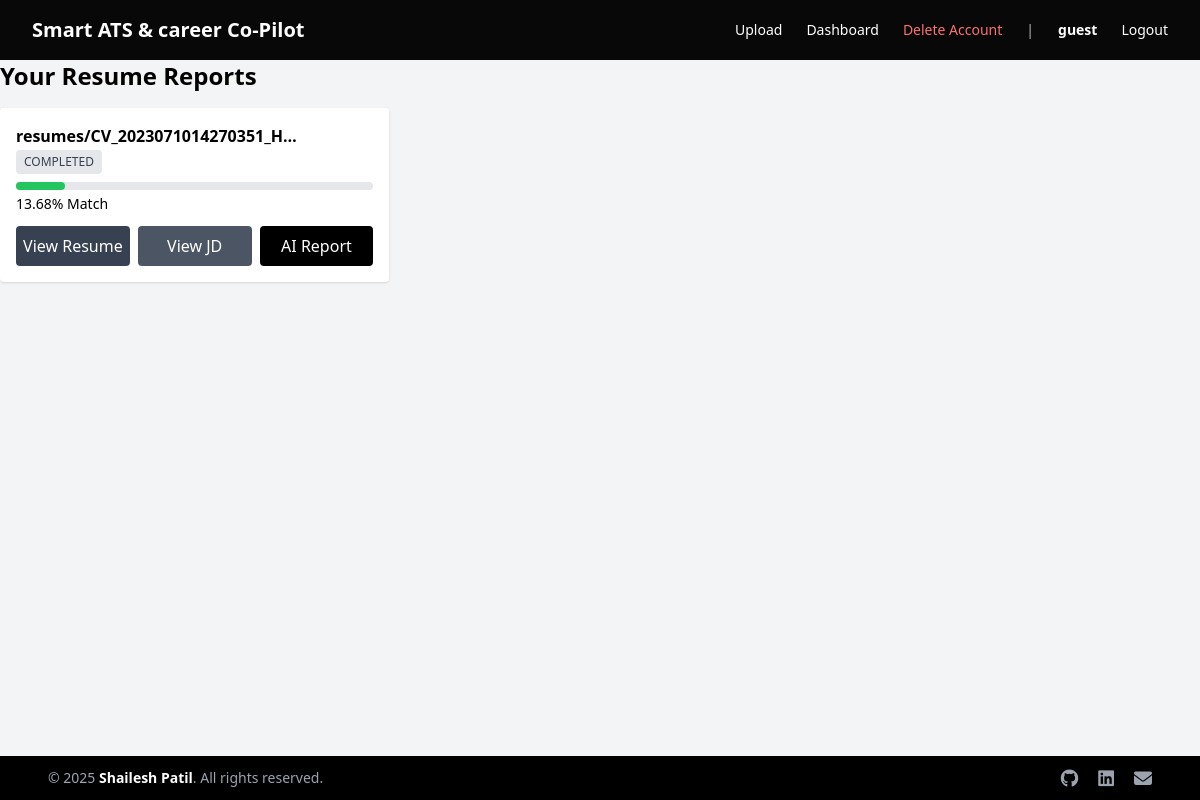
Screenshot of /upload/dashboard/ (signed in) with the database file from the repository.
### uploads/models.py (models this page shows)
class ResumeUpload(models.Model):
    STATUS_CHOICES = [
        ('PENDING', 'Pending'),
        ('PROCESSING', 'Processing'),
        ('COMPLETED', 'Completed'),
        ('FAILED', 'Failed'),
    ]
    user = models.ForeignKey(settings.AUTH_USER_MODEL, on_delete=models.CASCADE, null=True, blank=True)
    resume_file = models.FileField(upload_to='resumes/')
    job_description = models.TextField()
    extracted_text = models.TextField(blank=True, null=True)
    ats_score = models.FloatField(null=True, blank=True)
    status = models.CharField(max_length=20, choices=STATUS_CHOICES, default='PENDING')
    created_at = models.DateTimeField(auto_now_add=True)
    missing_keywords = models.TextField(null=True, blank=True)
    ai_suggestions = models.TextField(null=True, blank=True)

### uploads/views.py (the view)
# urls.py: path('dashboard/', dashboard, name='dashboard'),
@login_required
def dashboard(request):
    records = ResumeUpload.objects.filter(user=request.user).order_by('-created_at')
    return render(request, 'uploads/dashboard.html', {'records': records})

### templates/uploads/dashboard.html (shortened to what this page needs)
{% extends 'base.html' %}
{% block content %}
<h2 class="text-2xl font-bold mb-4">Your Resume Reports</h2>
<div class="grid grid-cols-1 md:grid-cols-2 lg:grid-cols-3 gap-4">
{% for r in records %}
<div class="bg-white p-4 rounded shadow">
  <p class="font-semibold">{{ r.resume_file.name|truncatechars:30 }}</p>
  <span id="status-{{ r.id }}" data-poll="{{ r.id }}"
        class="inline-block px-2 py-1 text-xs rounded bg-gray-200 text-gray-700">
    {{ r.status }}
  </span>
  <div class="mt-2">
    <div class="h-2 bg-gray-200 rounded">
      <div id="bar-{{ r.id }}" class="h-2 bg-green-500 rounded"
           style="width:{{ r.ats_score|floatformat:2|default:'0.00' }}%">
      </div>
    </div>
    <p class="text-sm mt-1">
      <span id="score-{{ r.id }}">{{ r.ats_score|floatformat:2|default:'0.00' }}</span>% Match
    </p>
  </div>
  <div class="grid grid-cols-3 gap-2 mt-3">
    <a href="{{ r.resume_file.url }}" target="_blank"
       class="bg-gray-700 text-white py-2 rounded text-center hover:bg-black">
       View Resume
    </a>
    <button onclick="openJD('{{ r.id }}')"
            class="bg-gray-600 text-white py-2 rounded hover:bg-black">
        View JD
    </button>
    <a href="/upload/report/{{ r.id }}/"
       class="bg-black text-white py-2 rounded text-center hover:bg-gray-800">
       AI Report
    </a>
  </div>
</div>
{% endfor %}
</div>
{% endblock %}

### templates/base.html (shortened to what this page needs)
<!DOCTYPE html>
<html lang="en">
<head>
    <script src="https://cdn.tailwindcss.com"></script>
    <link rel="stylesheet"
      href="https://cdnjs.cloudflare.com/ajax/libs/font-awesome/6.5.0/css/all.min.css">
</head>
<body class="bg-gray-100">
<div class="min-h-screen flex flex-col">
    <nav class="bg-[#080808] text-white px-8 py-4 flex justify-between items-center">
        <a href="/" class="text-xl font-bold">Smart ATS & career Co-Pilot</a>
        {% if user.is_authenticated %}
        <div class="space-x-6 text-sm flex items-center">
            <a href="{% url 'upload_resume' %}" class="hover:text-gray-300">Upload</a>
            <a href="{% url 'dashboard' %}" class="hover:text-gray-300">Dashboard</a>
            <a href="{% url 'delete_account' %}" class="text-red-400 hover:text-red-300">Delete Account</a>
            <span class="opacity-70">|</span>
            <span class="font-semibold">{{ user.username }}</span>
            <a href="{% url 'logout' %}" class="hover:text-gray-300">Logout</a>
        </div>
        {% endif %}
    </nav>
    <main class="flex-grow">
        {% block content %}{% endblock %}
    </main>
    <footer class="bg-black text-gray-400 text-sm py-2 mt-auto">
    <div class="max-w-6xl mx-auto flex items-center justify-between px-6">
        <p>© 2025 <b class="text-white">Shailesh Patil</b>. All rights reserved.</p>
        <div class="flex gap-5 text-lg">
            <a href="https://github.com/shaileshpatil97" target="_blank" class="hover:text-white">
                <i class="fab fa-github"></i>
            </a>
            <a href="https://linkedin.com/in/shaileshpatil97" target="_blank" class="hover:text-white">
                <i class="fab fa-linkedin"></i>
            </a>
            <a href="mailto:shaileshpatil9763@gmail.com" class="hover:text-white">
                <i class="fas fa-envelope"></i>
            </a>
        </div>
    </div>
</footer>
</div>
</body>
</html>

### rows the page displays
ResumeUpload: resume_file.name "resumes/CV_2023071014270351_H…", status "COMPLETED", ats_score "13.68"

### other values shown
{{ user.username }} "guest"
